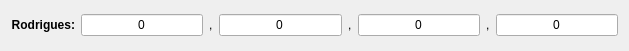
<?xml version="1.0" encoding="UTF-8"?>
<ui version="4.0">
 <class>RodriguesWidget</class>
 <widget class="QWidget" name="RodriguesWidget">
  <property name="geometry">
   <rect>
    <x>0</x>
    <y>0</y>
    <width>629</width>
    <height>51</height>
   </rect>
  </property>
  <property name="windowTitle">
   <string>Form</string>
  </property>
  <layout class="QGridLayout" name="gridLayout">
   <item row="0" column="0">
    <widget class="QLabel" name="label_32">
     <property name="styleSheet">
      <string notr="true">QLabel {
font-weight: bold;
font-size: 11px;
}</string>
     </property>
     <property name="text">
      <string>&lt;html&gt;&lt;head/&gt;&lt;body&gt;&lt;p&gt;&lt;span style=&quot; font-size:9pt;&quot;&gt;Rodrigues:&lt;/span&gt;&lt;/p&gt;&lt;/body&gt;&lt;/html&gt;</string>
     </property>
     <property name="alignment">
      <set>Qt::AlignRight|Qt::AlignTrailing|Qt::AlignVCenter</set>
     </property>
    </widget>
   </item>
   <item row="0" column="1">
    <widget class="QLineEdit" name="r1">
     <property name="minimumSize">
      <size>
       <width>118</width>
       <height>20</height>
      </size>
     </property>
     <property name="toolTip">
      <string/>
     </property>
     <property name="text">
      <string>0</string>
     </property>
     <property name="alignment">
      <set>Qt::AlignCenter</set>
     </property>
    </widget>
   </item>
   <item row="0" column="5">
    <widget class="QLineEdit" name="r3">
     <property name="minimumSize">
      <size>
       <width>118</width>
       <height>20</height>
      </size>
     </property>
     <property name="toolTip">
      <string/>
     </property>
     <property name="text">
      <string>0</string>
     </property>
     <property name="alignment">
      <set>Qt::AlignCenter</set>
     </property>
    </widget>
   </item>
   <item row="0" column="7">
    <widget class="QLineEdit" name="r4">
     <property name="minimumSize">
      <size>
       <width>118</width>
       <height>20</height>
      </size>
     </property>
     <property name="toolTip">
      <string/>
     </property>
     <property name="text">
      <string>0</string>
     </property>
     <property name="alignment">
      <set>Qt::AlignCenter</set>
     </property>
     <property name="readOnly">
      <bool>true</bool>
     </property>
    </widget>
   </item>
   <item row="0" column="3">
    <widget class="QLineEdit" name="r2">
     <property name="minimumSize">
      <size>
       <width>118</width>
       <height>20</height>
      </size>
     </property>
     <property name="toolTip">
      <string/>
     </property>
     <property name="text">
      <string>0</string>
     </property>
     <property name="alignment">
      <set>Qt::AlignCenter</set>
     </property>
    </widget>
   </item>
   <item row="0" column="2">
    <widget class="QLabel" name="label_3">
     <property name="text">
      <string>,</string>
     </property>
    </widget>
   </item>
   <item row="0" column="4">
    <widget class="QLabel" name="label_4">
     <property name="text">
      <string>,</string>
     </property>
    </widget>
   </item>
   <item row="0" column="6">
    <widget class="QLabel" name="label_5">
     <property name="text">
      <string>,</string>
     </property>
    </widget>
   </item>
  </layout>
 </widget>
 <tabstops>
  <tabstop>r1</tabstop>
  <tabstop>r2</tabstop>
  <tabstop>r3</tabstop>
  <tabstop>r4</tabstop>
 </tabstops>
 <resources/>
 <connections/>
</ui>
